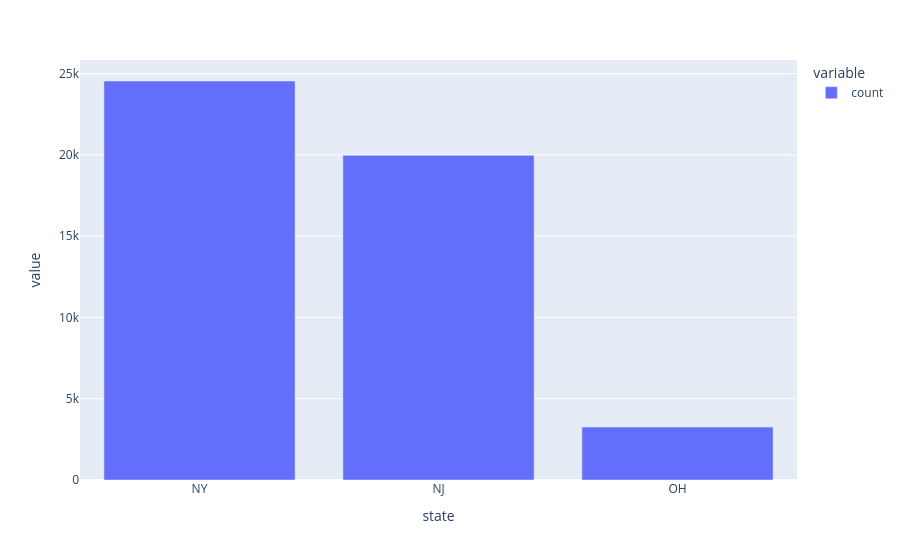

Here is the notebook cell this chart was saved with:
### Markdown cell above
# Fixing UOF ORIs

### Code cell
print(incidents_df["ori"].isna().sum())
incidents_df[lambda x: x.ori.isna()]["state"].value_counts().plot(kind="bar")

### Figure 1 — Plotly figure (JSON) as saved in the notebook; plotly's stock layout.template omitted (floating-point values rounded to 4 significant figures)
{"data": [{"hovertemplate": "variable=count<br>state=%{x}<br>value=%{y}<extra></extra>", "legendgroup": "count", "marker": {"color": "#636efa", "pattern": {"shape": ""}}, "name": "count", "orientation": "v", "showlegend": true, "textposition": "auto", "type": "bar", "x": ["NY", "NJ", "OH"], "xaxis": "x", "y": [24547, 19972, 3258], "yaxis": "y"}], "layout": {"barmode": "relative", "legend": {"title": {"text": "variable"}, "tracegroupgap": 0}, "margin": {"t": 60}, "xaxis": {"anchor": "y", "domain": [0, 1], "title": {"text": "state"}}, "yaxis": {"anchor": "x", "domain": [0, 1], "title": {"text": "value"}}}}
